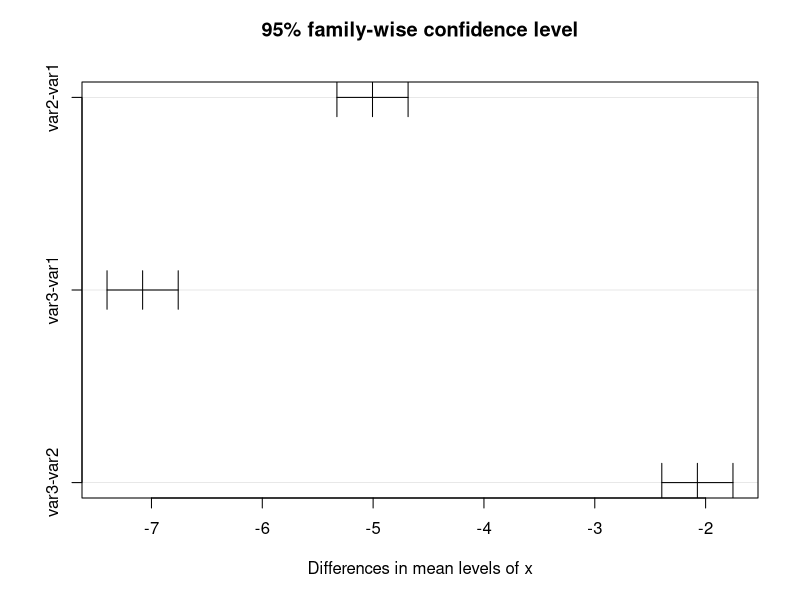
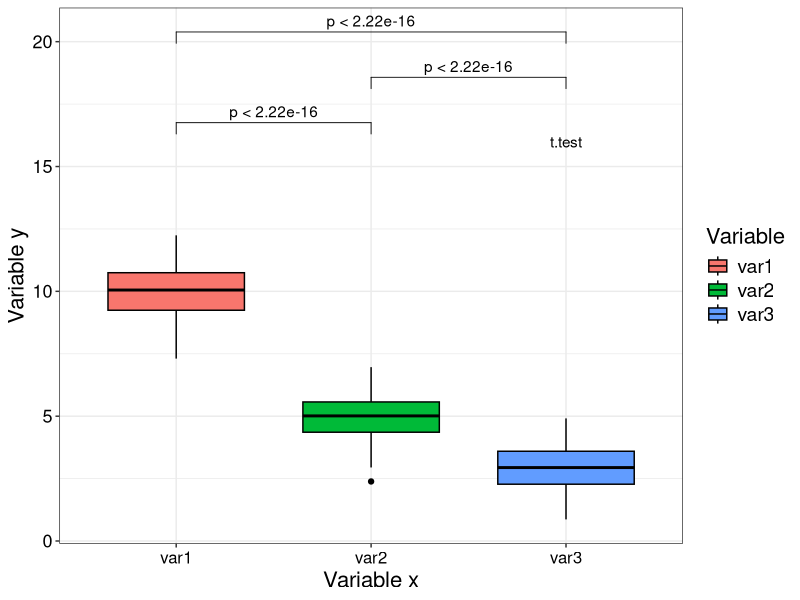
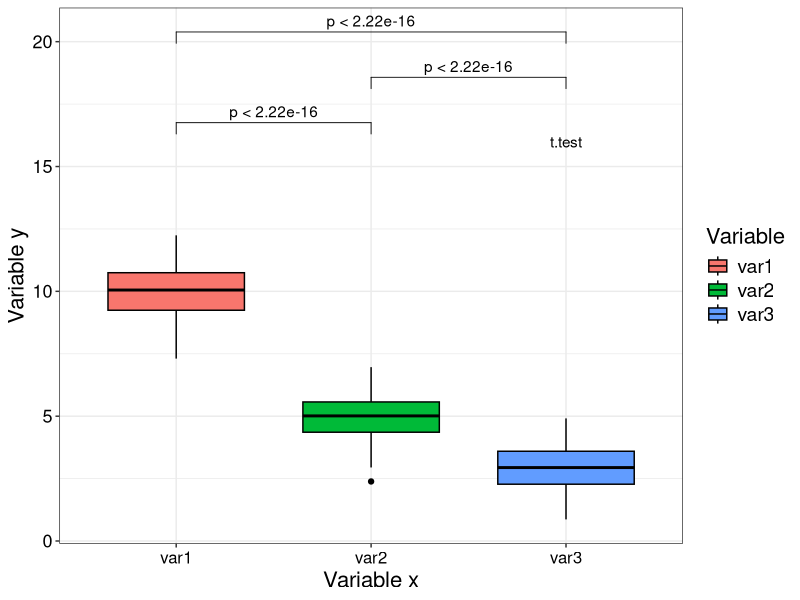

Source code (R) for these figures, in order:
## ---- chunk 1
knitr::opts_chunk$set(echo = TRUE)
## ---- chunk 2
library(tidyverse)
library(ggpubr)
## ---- chunk 3
var1 <- rnorm(100, 10)
var2 <- rnorm(100, 5)
var3 <- rnorm(100, 3)
## ---- chunk 4
dataset <- tibble::tibble(var1, var2, var3)
dataset <- dataset |>
    tidyr::pivot_longer(
        cols = everything(),
        names_to = "x",
        values_to = "y")
dataset
## ---- chunk 5
modelo <- aov(y ~ x, data = dataset)
summary(modelo)

TukeyHSD(modelo, "x", ordered = TRUE)
plot(TukeyHSD(modelo, "x"))
## ---- chunk 6
figure_ggboxplot <- dataset |>
    ggboxplot(x = "x", y = "y", fill = "x") +
    stat_compare_means(method = "t.test", comparisons = list(
        c("var1", "var2"),
        c("var2", "var3"),
        c("var1", "var3"))) +
    theme(legend.position = "right") +
    theme_bw() +
    labs(fill = "Variable") +
    labs(x = "Variable x", y = "Variable y") +
    theme(legend.title = element_text(size = 16),
        legend.text = element_text(size = 14),
        axis.title.x = element_text(size = 16),
        axis.title.y = element_text(size = 16),
        axis.text.y = element_text(size = 13,
            color = "black"), 
        axis.text.x = element_text(size = 12,
            color = "black")) +
  annotate("text",
                x = 3,
                y = 16,
                label = "t.test",
                color = "black")
figure_ggboxplot

ggsave("figure_ggboxplot.png",
    plot = figure_ggboxplot,
    dpi = 600, 
    width = 7, 
    height = 5)
